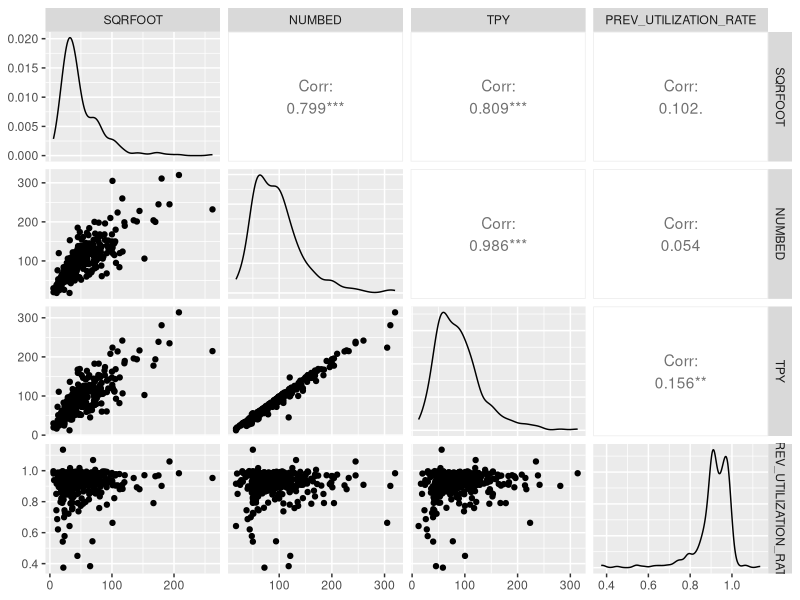
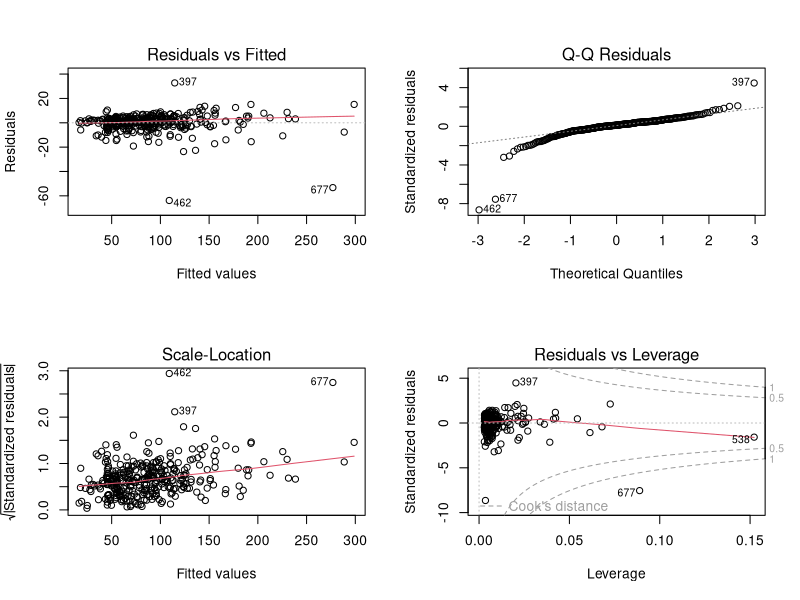
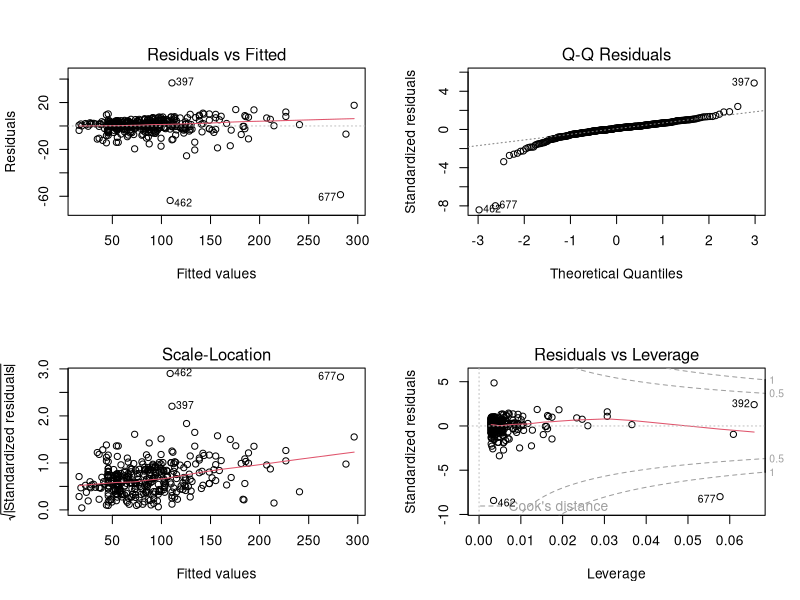
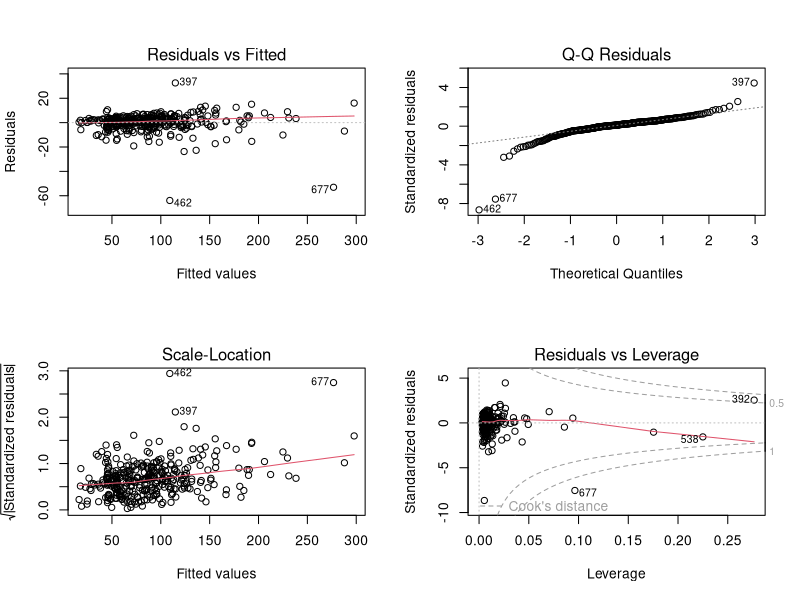
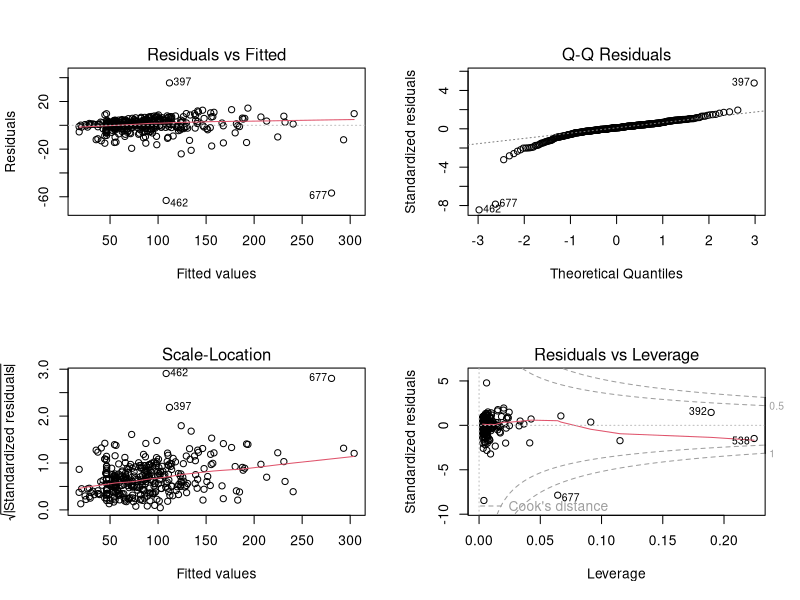
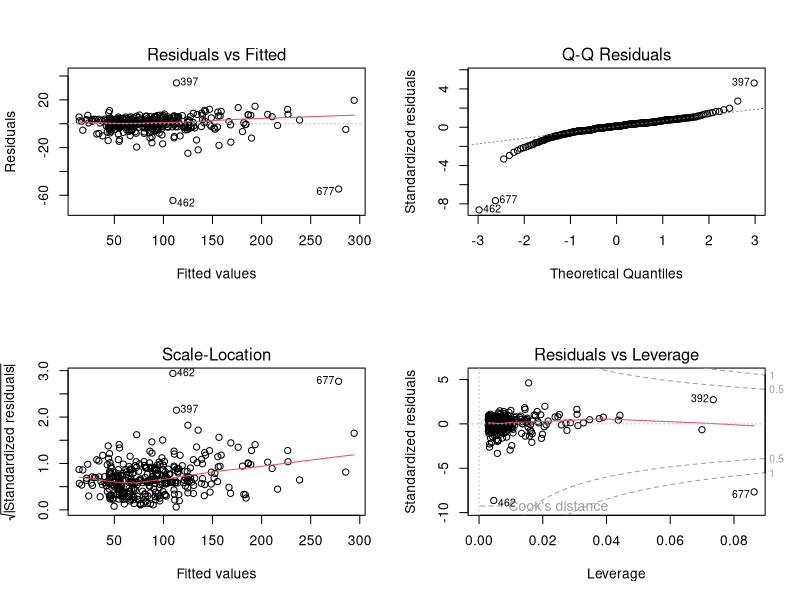
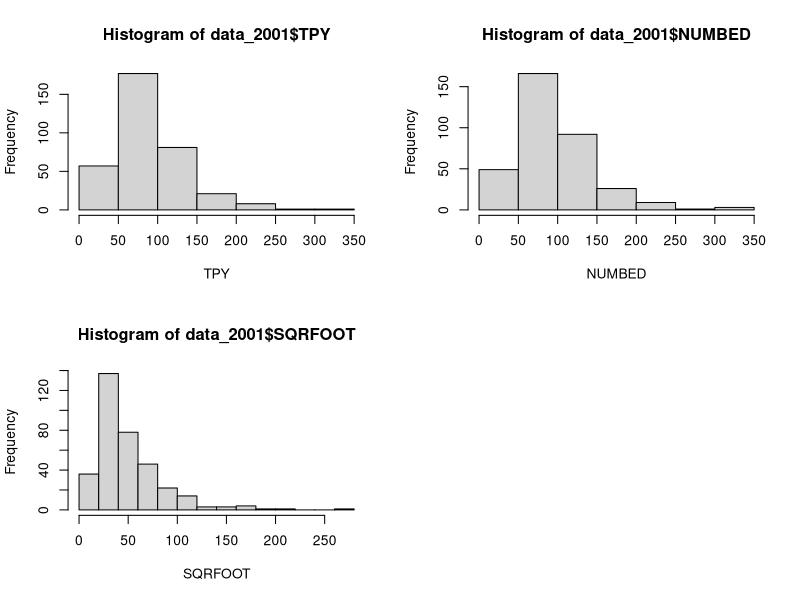
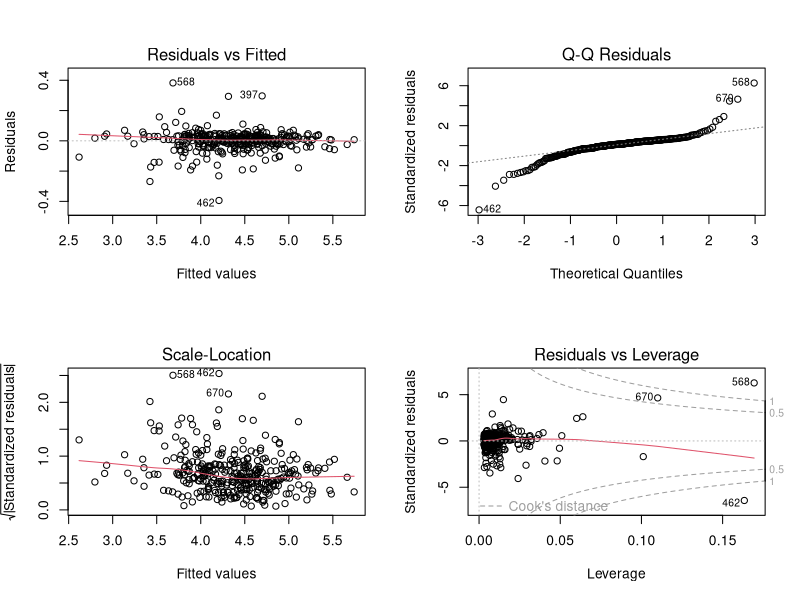

These figures' R source, in order:
## ---- chunk 1
knitr::opts_chunk$set(echo = TRUE)
## ---- chunk 2
## importing the dataset and omitting the missing values
datafile <- read.csv("../WiscNursingHome.csv")
datafile <- na.omit(datafile)

## dividing data from different years


datafile$ORGSTR <- as.factor(datafile$ORGSTR)
datafile$MSA <- as.factor(datafile$MSA)
datafile$UTILIZATION_RATE <- datafile$TPY / datafile$NUMBED
## ---- chunk 3
# Assume the data is stored in a dataframe called "nursing_home_data"
library(dplyr)

# Count the number of occurrences of each hospID
hospID_counts <- datafile %>% group_by(hospID) %>% summarise(count = n())

# Keep only the hospID that appear more than once
to_keep <- hospID_counts$hospID[hospID_counts$count > 1]

# Filter the original dataframe to keep only the rows with hospID that appear more than once
datafile_filtered <- datafile %>% filter(hospID %in% to_keep)

## ---- chunk 4
library("dplyr")
years_comparison <- datafile %>% 
  group_by(hospID) %>%
  summarise(SQRFOOT_2000 =  SQRFOOT[CRYEAR == 2000], SQRFOOT_2001 =  SQRFOOT[CRYEAR == 2001],
            NUMBED_2000 = NUMBED[CRYEAR == 2000], NUMBED_2001 = NUMBED[CRYEAR == 2001],
            TPY_2000 =  TPY[CRYEAR == 2000], TPY_2001 =  TPY[CRYEAR == 2001],
            NUMBED_2000 = NUMBED[CRYEAR == 2000], NUMBED_2001 = NUMBED[CRYEAR == 2001],
            MSA_2000 =  MSA[CRYEAR == 2000], MSA_2001 =  MSA[CRYEAR == 2001],
            URBAN_2000 = URBAN[CRYEAR == 2000], URBAN_2001 = URBAN[CRYEAR == 2001],
            TAXEXEMPT_2000 =  TAXEXEMPT[CRYEAR == 2000], TAXEXEMPT_2001 =  TAXEXEMPT[CRYEAR == 2001],
            PRO_2000 = PRO[CRYEAR == 2000], PRO_2001 = PRO[CRYEAR == 2001],
            MCERT_2000 =  MCERT[CRYEAR == 2000], MCERT_2001 =  MCERT[CRYEAR == 2001],
            SELFFUNDINS_2000 = SELFFUNDINS[CRYEAR == 2000], SELFFUNDINS_2001 = SELFFUNDINS[CRYEAR == 2001],
            ORGSTR_2000 =  ORGSTR[CRYEAR == 2000], ORGSTR_2001 =  ORGSTR[CRYEAR == 2001], UTILIZATION_RATE_2000 = UTILIZATION_RATE[CRYEAR == 2000], UTILIZATION_RATE_2001 = UTILIZATION_RATE[CRYEAR == 2001])
years_comparison
           
## ---- chunk 5
data_2000 <- datafile_filtered[datafile_filtered$CRYEAR == 2000, ]
data_2001 <- datafile_filtered[datafile_filtered$CRYEAR == 2001, ]
data_2001$PREV_UTILIZATION_RATE <- data_2000$UTILIZATION_RATE
## ---- chunk 6
library(ggplot2)
library(GGally)
## ---- chunk 7
ggpairs(subset(data_2001, select = c(SQRFOOT, NUMBED, TPY, PREV_UTILIZATION_RATE)))
cor(log(data_2001$TPY),(data_2001$PREV_UTILIZATION_RATE))
## ---- chunk 8
summary(lm(TPY ~ PREV_UTILIZATION_RATE + SQRFOOT, data = data_2001))
## ---- chunk 9
anova(glm(TPY ~ NUMBED + SQRFOOT + NUMBED:SQRFOOT, data = data_2001, family = gaussian),
      test = "Chisq")
## ---- chunk 10
AIC(lm(TPY ~ NUMBED, data = data_2001),
    lm(TPY ~ SQRFOOT, data = data_2001),
    lm(TPY ~ NUMBED + SQRFOOT, data = data_2001),
    lm(TPY ~ NUMBED:SQRFOOT, data = data_2001),
    lm(TPY ~ NUMBED + SQRFOOT + NUMBED:SQRFOOT, data = data_2001),
    lm(TPY ~ NUMBED + NUMBED:SQRFOOT, data = data_2001),
    lm(TPY ~ SQRFOOT + NUMBED:SQRFOOT, data = data_2001))
## ---- chunk 11
AIC(lm(TPY ~ log(NUMBED), data = data_2001),
    lm(TPY ~ log(SQRFOOT), data = data_2001),
    lm(TPY ~ log(NUMBED) + log(SQRFOOT), data = data_2001),
    lm(TPY ~ log(NUMBED) + SQRFOOT, data = data_2001),
    lm(TPY ~ NUMBED + log(SQRFOOT), data = data_2001))
## ---- chunk 12
fit.linear <- lm(TPY ~ NUMBED + SQRFOOT, data = data_2001)
summary(fit.linear)
## ---- chunk 13
par(mfrow = c(2, 2))
plot(fit.linear)
## ---- chunk 14
par(mfrow = c(2, 2))
plot(lm(TPY ~ NUMBED, data = data_2001))
## ---- chunk 15
par(mfrow = c(2, 2))
plot(lm(TPY ~ NUMBED + SQRFOOT + NUMBED:SQRFOOT, data = data_2001))
## ---- chunk 16
par(mfrow = c(2, 2))
plot(lm(TPY ~ NUMBED + NUMBED:SQRFOOT, data = data_2001))
## ---- chunk 17
par(mfrow = c(2, 2))
plot(lm(TPY ~ NUMBED + log(SQRFOOT), data = data_2001))
## ---- chunk 18
par(mfrow = c(2, 2))
hist(data_2001$TPY, xlab = "TPY", freq = TRUE)
hist(data_2001$NUMBED, xlab = "NUMBED", freq = TRUE)
hist(data_2001$SQRFOOT, xlab = "SQRFOOT", freq = TRUE)
## ---- chunk 19
## fare ggpairs() con il log delle variabili
## ---- chunk 20
summary(lm(log(TPY) ~ log(NUMBED) + log(SQRFOOT) + log(NUMBED):log(SQRFOOT), data = data_2001))
## ---- chunk 21
anova(glm(log(TPY) ~ log(NUMBED) + log(SQRFOOT) + log(NUMBED):log(SQRFOOT), data = data_2001,
          family = gaussian), test = "Chisq")
## ---- chunk 22
summary(lm(log(TPY) ~ log(NUMBED), data = data_2001))
## ---- chunk 23
summary(lm(log(TPY) ~ log(SQRFOOT), data = data_2001))
## ---- chunk 24
par(mfrow = c(2, 2))
plot(lm(log(TPY) ~ log(NUMBED) + log(SQRFOOT) + log(PREV_UTILIZATION_RATE), data = data_2001))
## ---- chunk 25
par(mfrow = c(2, 2))
plot(lm(log(TPY) ~ log(SQRFOOT), data = data_2001))
## ---- chunk 26
AIC(lm(log(TPY) ~ log(NUMBED), data = data_2001),
    lm(log(TPY) ~ log(SQRFOOT), data = data_2001),
    lm(log(TPY) ~ log(NUMBED) + log(SQRFOOT), data = data_2001))
## ---- chunk 27
summary(lm(log(TPY) ~ NUMBED + log(SQRFOOT), data = data_2001))
## ---- chunk 28
par(mfrow = c(2, 2))
plot(lm(log(TPY) ~ NUMBED + log(SQRFOOT), data = data_2001))
## ---- chunk 29
AIC(lm(log(TPY) ~ NUMBED + log(SQRFOOT), data = data_2001))
## ---- chunk 30
summary(lm(I(1/TPY) ~ NUMBED + SQRFOOT, data = data_2001))
## ---- chunk 31
summary(lm(I(sqrt(TPY)) ~ NUMBED + SQRFOOT, data = data_2001))
## ---- chunk 32
par(mfrow = c(2, 2))
plot(lm(I(1/TPY) ~ NUMBED + SQRFOOT, data = data_2001))
## ---- chunk 33
par(mfrow = c(2, 2))
plot(lm(I(sqrt(TPY)) ~ NUMBED + SQRFOOT, data = data_2001))
## ---- chunk 34
### roba fatta da Simone
## ---- chunk 35
summary(lm(TPY ~ NUMBED + SQRFOOT + TAXEXEMPT + SELFFUNDINS + URBAN + PRO, data = data_2001))
## ---- chunk 36
anova(glm(TPY ~ NUMBED + SQRFOOT + TAXEXEMPT + SELFFUNDINS + URBAN + PRO, data = data_2001,
          family = gaussian), test = "Chisq")
## ---- chunk 37
par(mfrow = c(2, 2))
plot(lm(TPY ~ NUMBED + SQRFOOT + TAXEXEMPT + SELFFUNDINS + URBAN + PRO,
        data = data_2001))
## ---- chunk 38
summary(lm(log(TPY) ~ log(NUMBED) + log(SQRFOOT) + TAXEXEMPT + SELFFUNDINS + URBAN + PRO,
           data = data_2001))
## ---- chunk 39
anova(glm(log(TPY) ~ log(NUMBED) + log(SQRFOOT) + TAXEXEMPT + SELFFUNDINS + URBAN + PRO,
          data = data_2001, family = gaussian), test = "Chisq")
## ---- chunk 40
par(mfrow = c(2, 2))
plot(lm(log(TPY) ~ log(NUMBED) + log(SQRFOOT) + TAXEXEMPT + SELFFUNDINS + URBAN + PRO,
        data = data_2001))
## ---- chunk 41
anova(glm(log(TPY) ~ log(NUMBED) + log(SQRFOOT) + SELFFUNDINS + URBAN + PRO + TAXEXEMPT,
          data = data_2001, family = gaussian), test = "Chisq")
## ---- chunk 42
par(mfrow=c(2,2))
fit.best <- lm(log(TPY) ~ log(SQRFOOT) + TAXEXEMPT + PREV_UTILIZATION_RATE, data = data_2001)
summary(fit.best)
plot(fit.best)
## ---- chunk 43
anova(fit.best, test = "Chisq")
## ---- chunk 44
par(mfrow = c(2, 2))
plot(fit.best)
## ---- chunk 45
summary(lm(log(TPY) ~ log(NUMBED) + TAXEXEMPT, data = data_2001))
## ---- chunk 46
par(mfrow = c(2, 2))
plot(lm(log(TPY) ~ log(NUMBED) + TAXEXEMPT, data = data_2001))
## ---- chunk 47
data_2001_trunc <- data_2001[data_2001$PREV_UTILIZATION_RATE > 0.85 &
                               data_2001$PREV_UTILIZATION_RATE < 1.07, ]
summary(lm(log(TPY) ~ log(NUMBED) + TAXEXEMPT, data = data_2001_trunc))
## ---- chunk 48
par(mfrow = c(2, 2))
plot(lm(log(TPY) ~ log(NUMBED) + TAXEXEMPT, data = data_2001_trunc))
